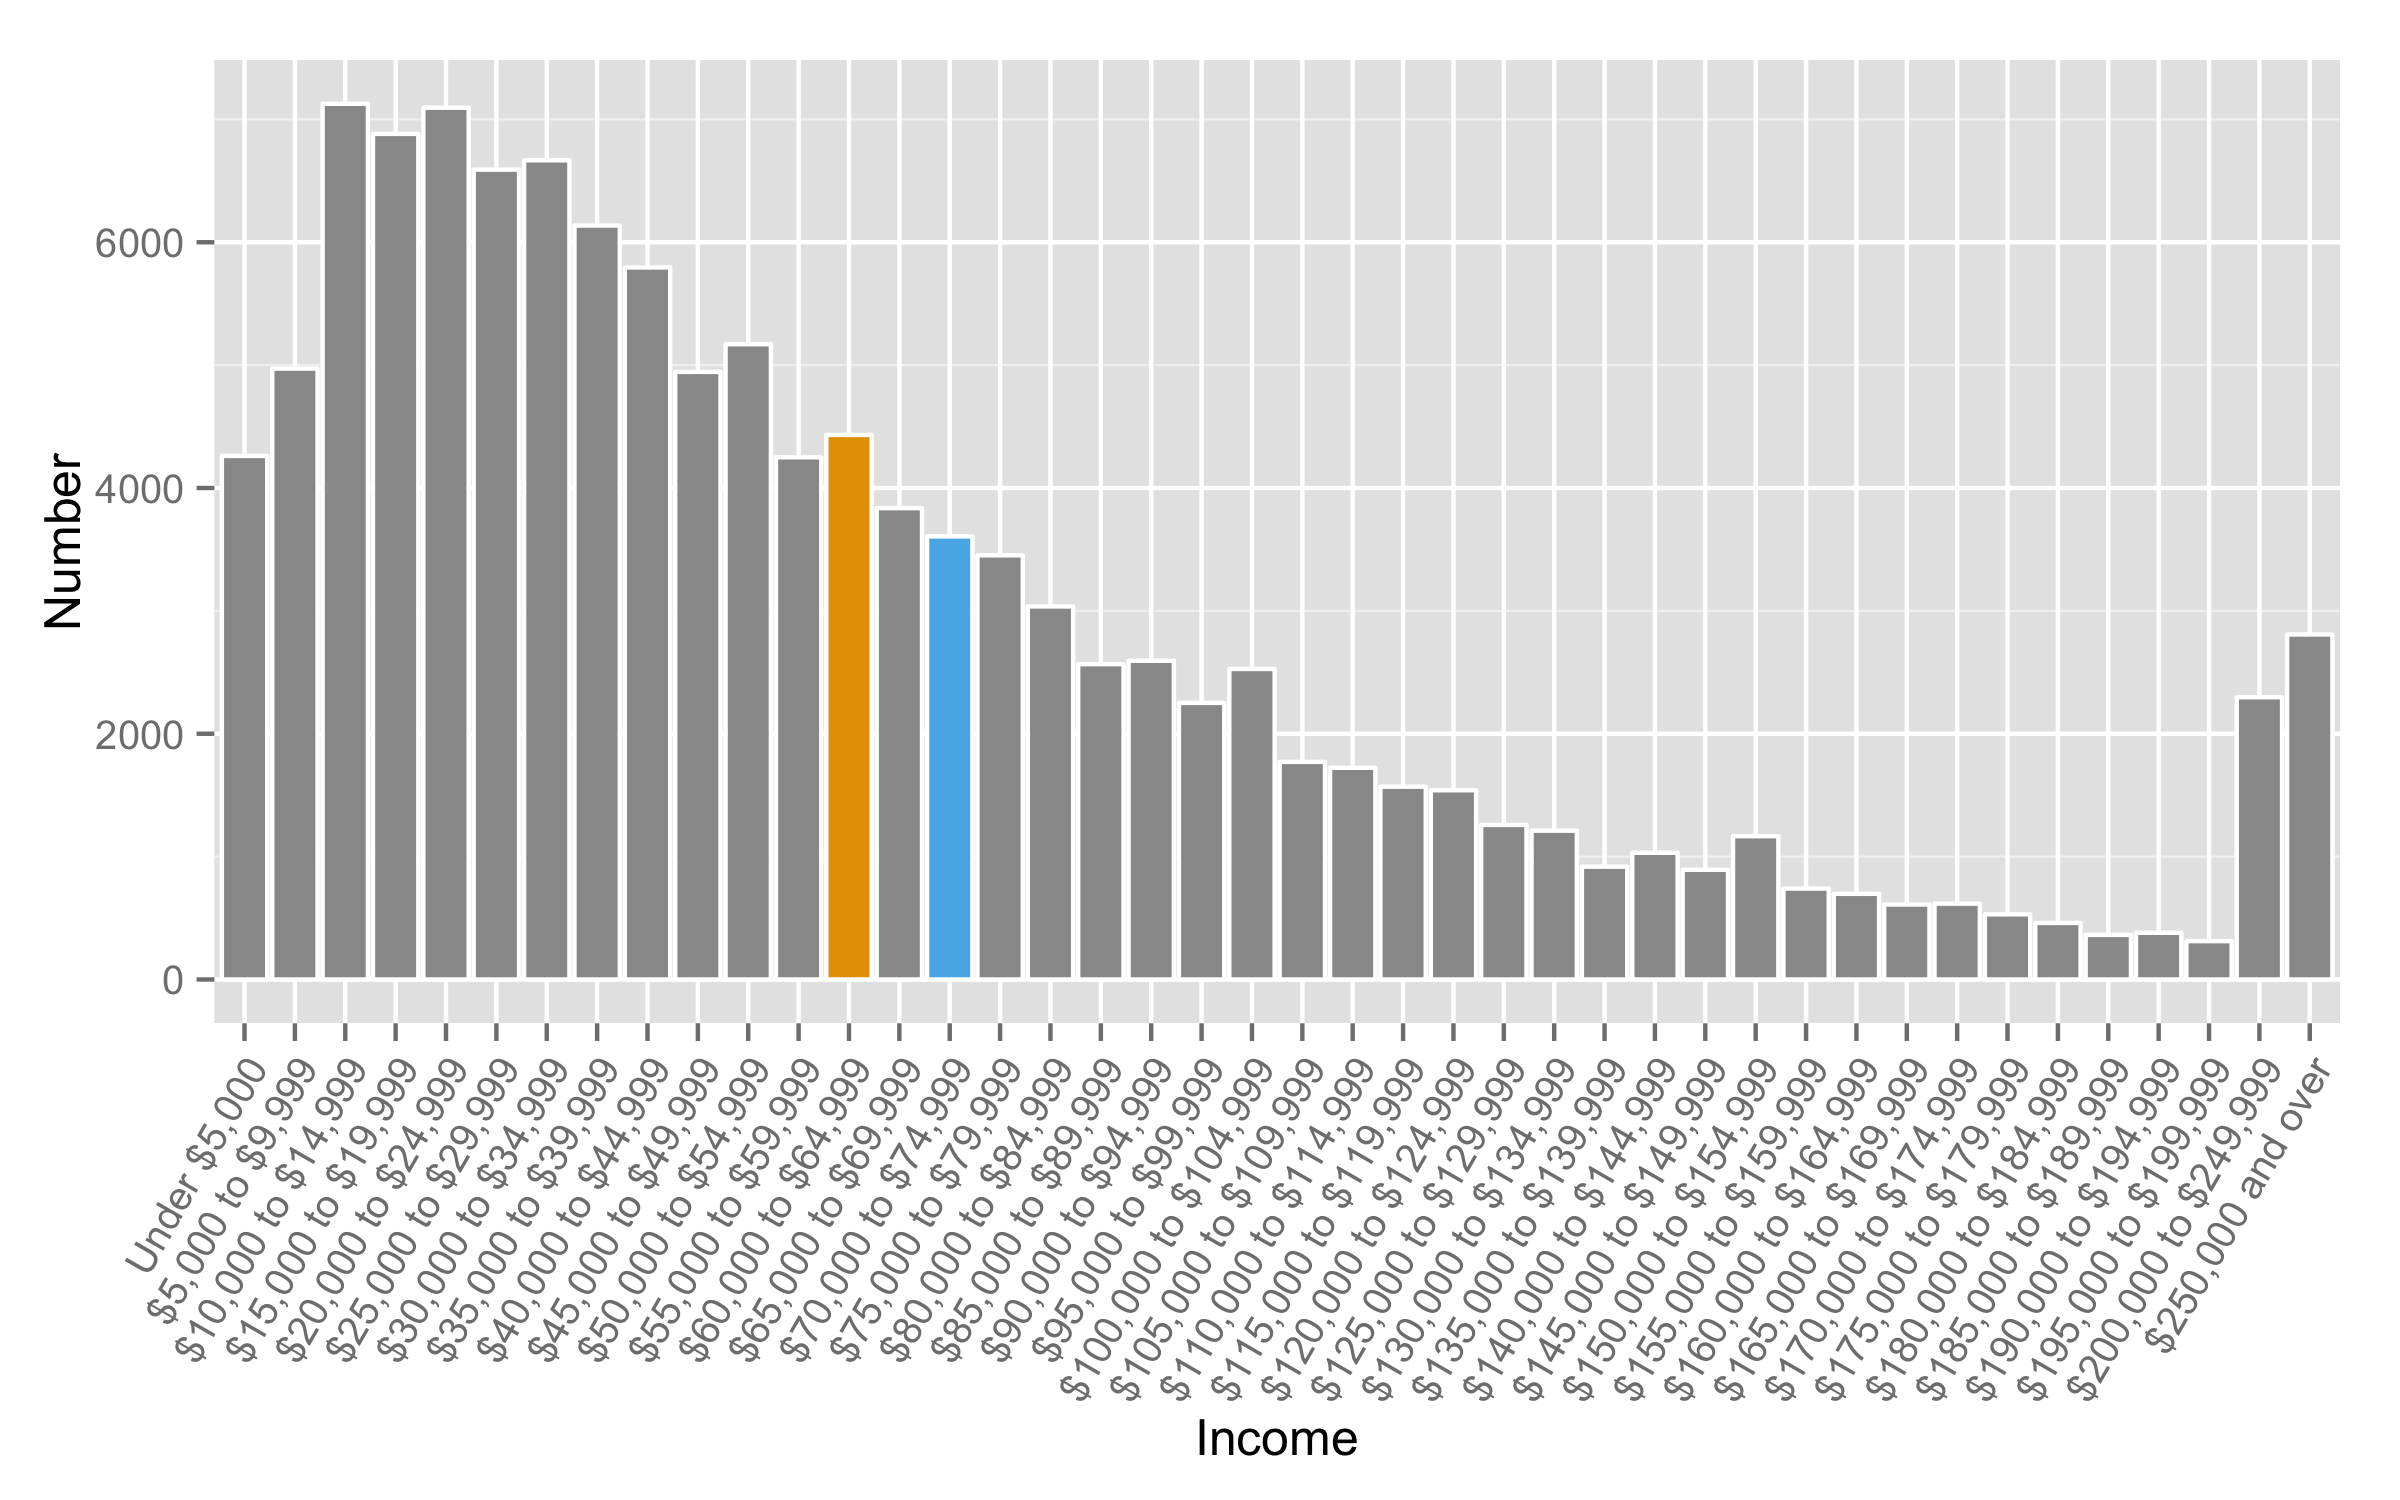

Recreate this plot in R.
library(ggplot2)

csvData <- read.csv("2014-03-08_household_income.csv", stringsAsFactors=FALSE)
csvData <- csvData[1:42,]
csvData$Income <- factor(csvData$Income, levels=csvData$Income, ordered=TRUE)
csvData$Number<-as.numeric(csvData$Number)

cbPalette <- c("#999999", "#E69F00", "#56B4E9", "#009E73", "#F0E442", "#0072B2", "#D55E00", "#CC79A7")
myFill <- rep(cbPalette[1], 42)
myFill[13] <- cbPalette[2]
myFill[15] <- cbPalette[3]
myFill <- factor(myFill)

ggplot(data = csvData,
            aes(x = Income,y = Number),
            height=200,
            width=800) +
    geom_bar(stat="identity",
             xlab="Income",
             color="white",
             fill=myFill) +
    theme(axis.text.x=element_text(angle=60, hjust=1))

ggsave("household_income.png", width=8, height=5)


